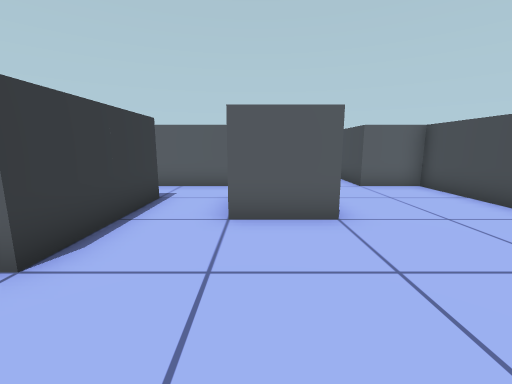
[1] (above)

17 first-person views from a walk through a scene from a Unity 3-D project. The camera is 1.3 m above the floor, tilts 10° down and sees 90° across. The floor is counted in squares, 1 m on a side. Each view is taken from the middle of a square. On the plan, view 1 faces up. The plan holds only what a view shows up to about 13 squares ahead; the rest is blank. The place goes on beyond the plan.

[2]
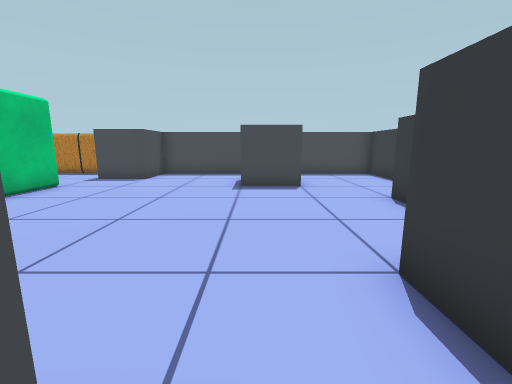

[3]
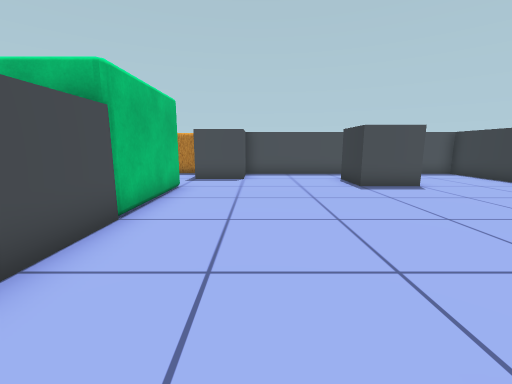

[4]
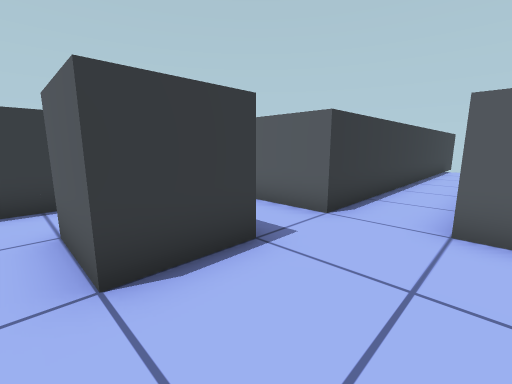

[5]
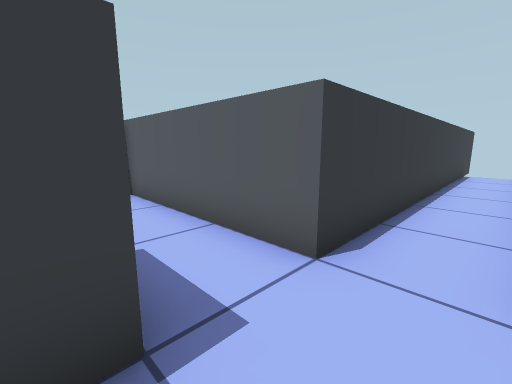

[6]
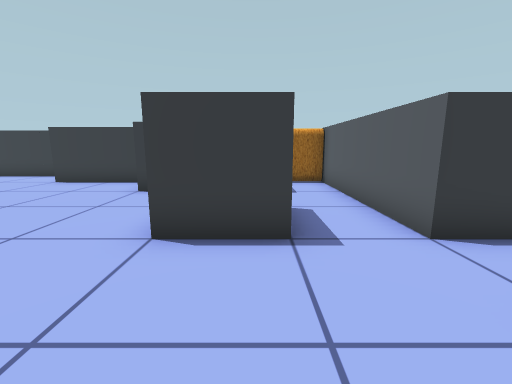

[7]
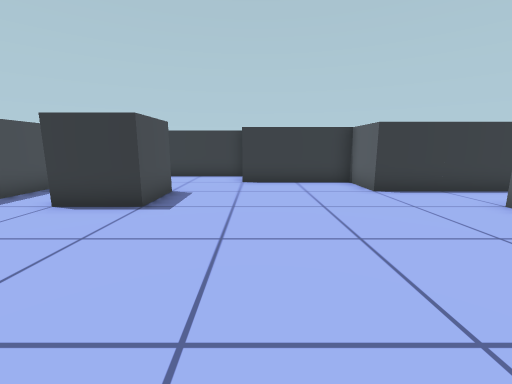

[8]
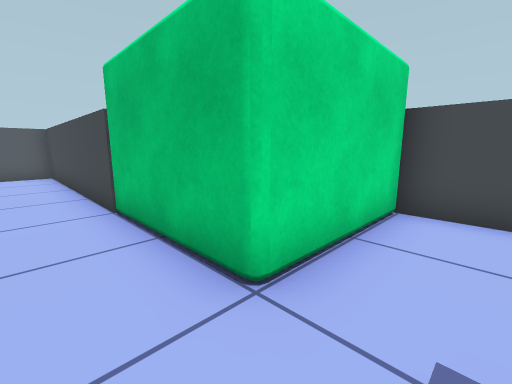

[9]
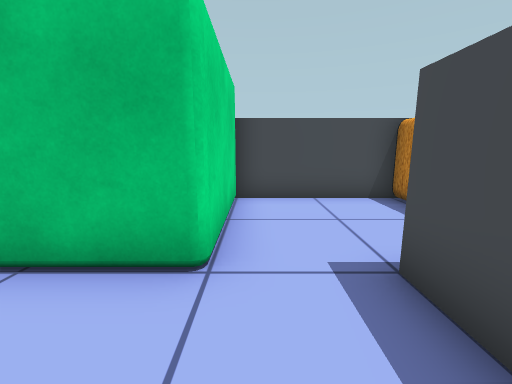

[10]
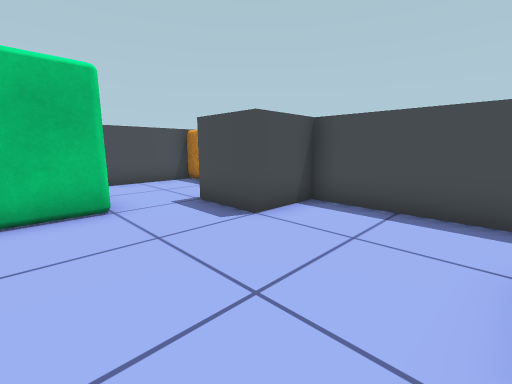

[11]
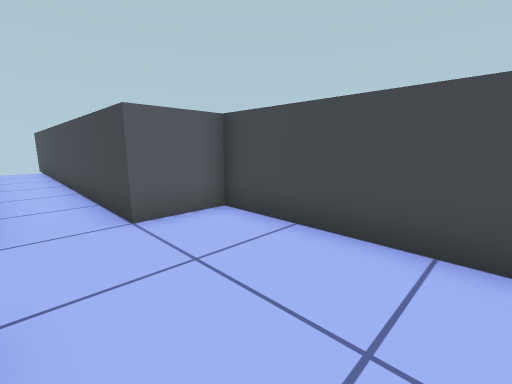

[12]
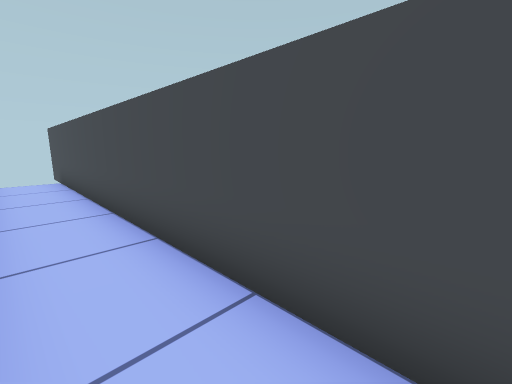

[13]
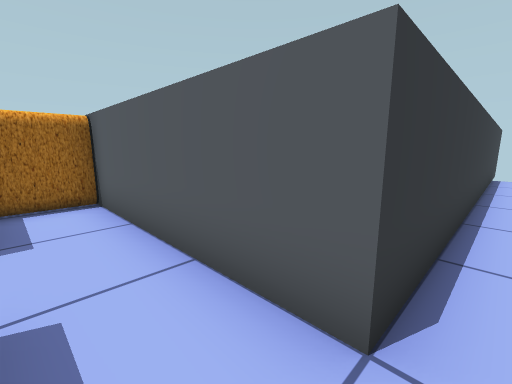

[14]
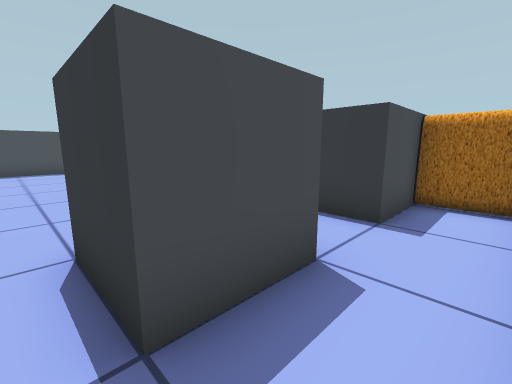

[15]
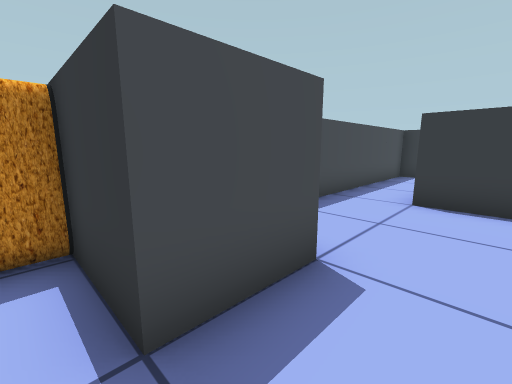

[16]
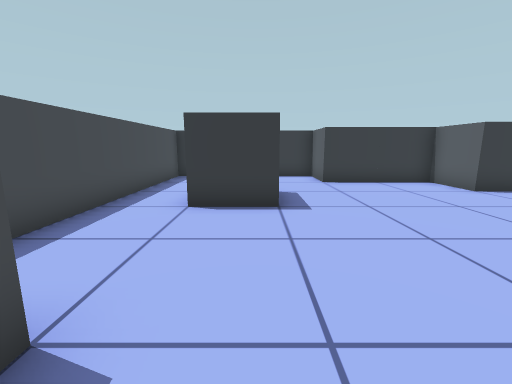

[17]
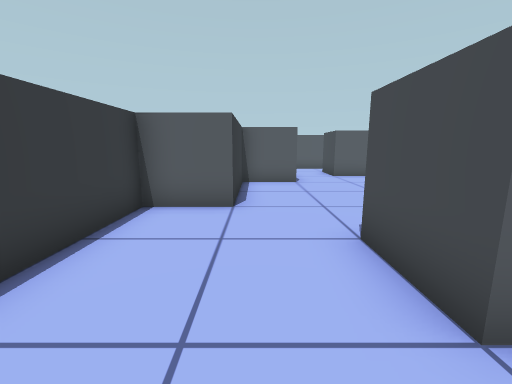

### Floor plan
Key: @ floor where view 1 was taken; # wall or solid block; . floor; O other object.
Columns run from 7 left of view 1 to 10 right of it. Each row starts with its distance up from view 1.
 21         #  #
 20         #..#
 19         #..#
 18         #..#
 17         #..#
 16         #..#
 15         #..#
 14         #..#
 13         #..#
 12         #..#
 11         #..#
 10         #..#
  9   #######..###
  8  OO..........#
  7  OO..........#
  6   ###..##....#
  5     #..##....#
  4     #........#
  3   ###........#
  2   #..........#
  1   #..........#
  0   #....@.....OO
 -1 ###..........O
 -2 #............O
 -3 #............OOOO#
 -4 #....##..........#
 -5 #....##..........#
 -6 #..........##....#
 -7 #..........##....#
 -8 #############OOOO#
 -9              OOOO

Positions as (right, up) in squares from view 1, and headings:
1: (0, 0), facing up
2: (-1, 5), facing down
3: (3, 5), facing down
4: (4, 4), facing up-left
5: (3, 6), facing up-left
6: (5, 6), facing left
7: (5, -1), facing left
8: (4, -5), facing up-right
9: (3, -4), facing right
10: (0, -2), facing down-right
11: (2, 4), facing up-right
12: (2, 9), facing up-right
13: (2, 7), facing up-left
14: (2, 8), facing down-left
15: (6, -4), facing down-left
16: (5, -4), facing left
17: (-4, -7), facing up
